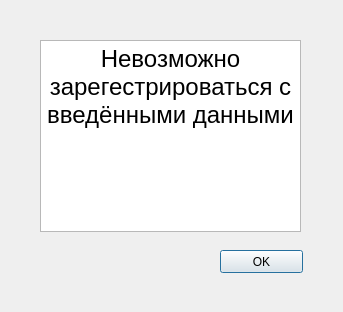
<?xml version="1.0" encoding="UTF-8"?>
<ui version="4.0">
 <class>wrong_registration</class>
 <widget class="QDialog" name="wrong_registration">
  <property name="geometry">
   <rect>
    <x>0</x>
    <y>0</y>
    <width>343</width>
    <height>312</height>
   </rect>
  </property>
  <property name="windowTitle">
   <string>Dialog</string>
  </property>
  <widget class="QPushButton" name="pushButton">
   <property name="geometry">
    <rect>
     <x>220</x>
     <y>250</y>
     <width>83</width>
     <height>23</height>
    </rect>
   </property>
   <property name="text">
    <string>OK</string>
   </property>
  </widget>
  <widget class="QTextBrowser" name="textBrowser">
   <property name="geometry">
    <rect>
     <x>40</x>
     <y>40</y>
     <width>261</width>
     <height>192</height>
    </rect>
   </property>
   <property name="html">
    <string>&lt;!DOCTYPE HTML PUBLIC &quot;-//W3C//DTD HTML 4.0//EN&quot; &quot;http://www.w3.org/TR/REC-html40/strict.dtd&quot;&gt;
&lt;html&gt;&lt;head&gt;&lt;meta name=&quot;qrichtext&quot; content=&quot;1&quot; /&gt;&lt;meta charset=&quot;utf-8&quot; /&gt;&lt;style type=&quot;text/css&quot;&gt;
p, li { white-space: pre-wrap; }
hr { height: 1px; border-width: 0; }
li.unchecked::marker { content: &quot;\2610&quot;; }
li.checked::marker { content: &quot;\2612&quot;; }
&lt;/style&gt;&lt;/head&gt;&lt;body style=&quot; font-family:'Sans Serif'; font-size:9pt; font-weight:400; font-style:normal;&quot;&gt;
&lt;p align=&quot;center&quot; style=&quot; margin-top:0px; margin-bottom:0px; margin-left:0px; margin-right:0px; -qt-block-indent:0; text-indent:0px;&quot;&gt;&lt;span style=&quot; font-size:18pt;&quot;&gt;Невозможно зарегестрироваться с введёнными данными&lt;/span&gt;&lt;/p&gt;&lt;/body&gt;&lt;/html&gt;</string>
   </property>
  </widget>
 </widget>
 <resources/>
 <connections/>
</ui>
